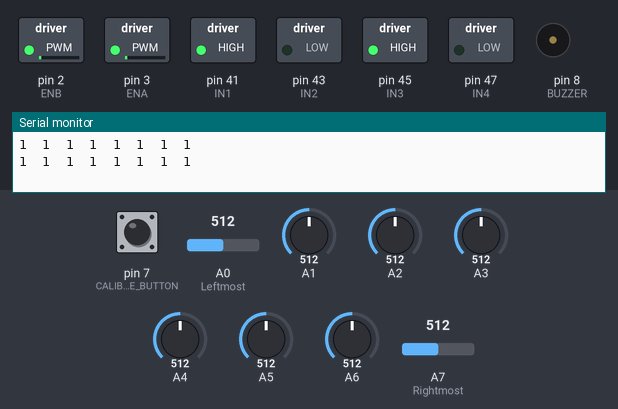
The sketch below on a simulated Arduino Mega 2560, built with avr-gcc and run on an emulated ATmega2560. Parts: switched loads named in the sketch (green lamp = pin HIGH), buzzer (waves = sounding, pin HIGH), the last lines printed to the serial monitor. The test bench sets the inputs (shaded band); at power-on: pin 7 (CALIBRATE_BUTTON) LOW, A0 (Leftmost) = 512, A6 = 512, A7 (Rightmost) = 512, A5 = 512, A1 = 512, A2 = 512, A3 = 512, A4 = 512.

Above: at 1.8 s.
1.9 s: pin 7 (CALIBRATE_BUTTON) pulled HIGH for 1.2 s
At 3.4 s:
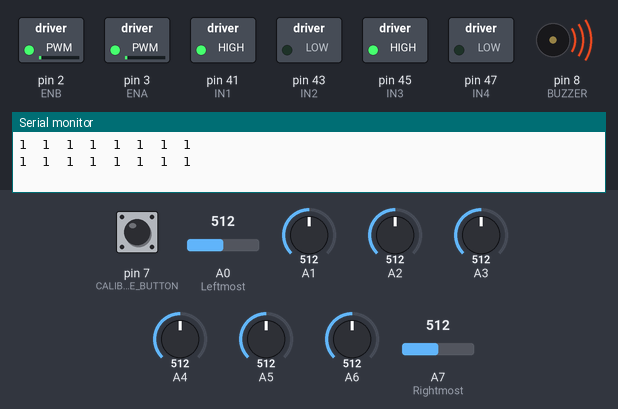
7.2 s: A0 (Leftmost) set to 523
At 8.5 s:
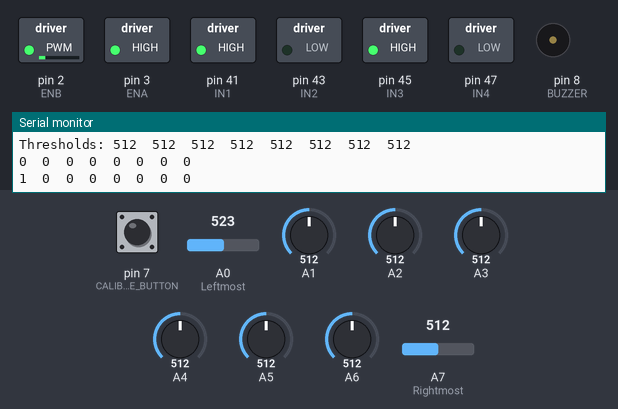
9.5 s: A6 set to 526
At 11.2 s:
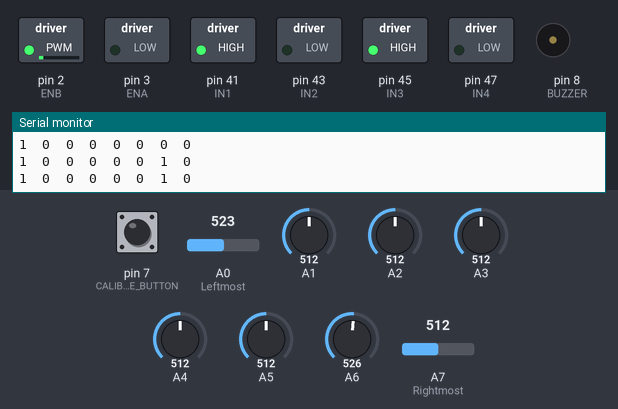
11.5 s: A7 (Rightmost) set to 520
At 13.0 s:
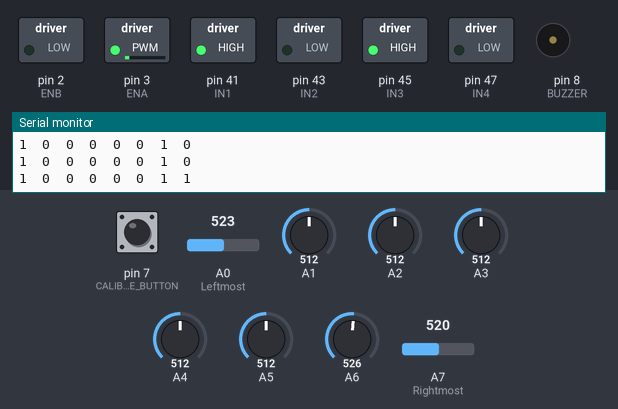
13.5 s: A5 set to 716
At 14.7 s:
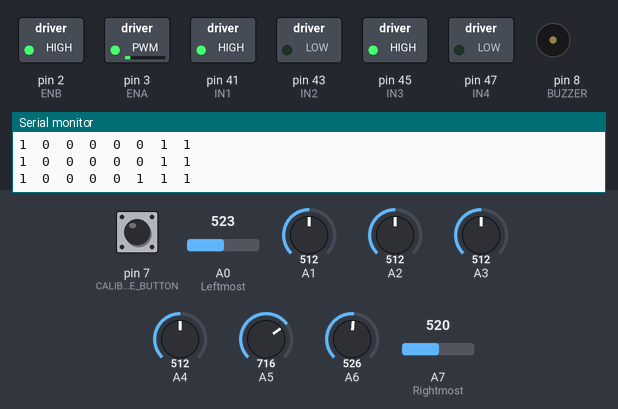
15.5 s: pin 7 (CALIBRATE_BUTTON) pulled HIGH for 1.2 s
At 17.5 s:
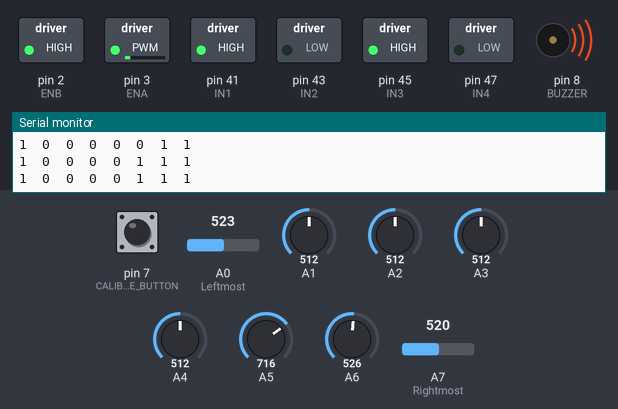
Timing chart, 0 to 21.8 s (numbered marks = the images above; inputs shaded):
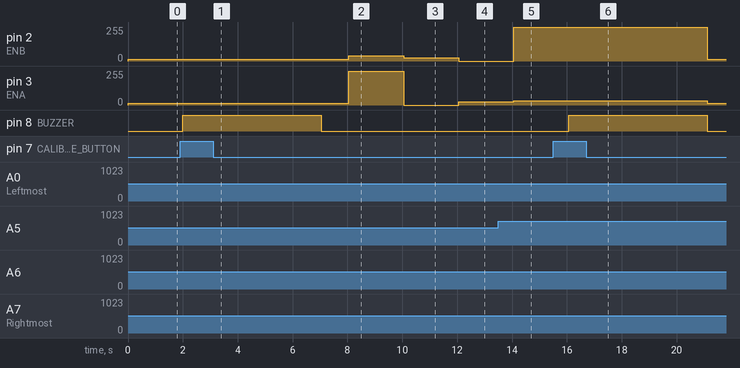

The sketch:

Line_Following_Basic_Approach.ino
```cpp
#include <Arduino.h>

#define IN1 41
#define IN2 43
#define IN3 45
#define IN4 47

#define ENA 3
#define ENB 2

#define BUZZER 8

#define CALIBRATE_BUTTON 7

#define Motor_Right_Forward 41
#define Motor_Right_Backward 43
#define Motor_Left_Forward 45
#define Motor_Left_Backward 47

#define ARRAY_LENGTH 8  // Should be changed accordingly

int BWThresholds[ARRAY_LENGTH] = {380, 380, 380, 380, 380, 380, 380, 380};
bool IRArray[ARRAY_LENGTH] = {0, 0, 0, 0, 0, 0, 0, 0};       // This stores either black or white value of the IR sensors
// int IRArray[ARRAY_LENGTH] = {0};

int prevError = 0;
int integral = 0;

double Kp = 10;
double Ki = 0;
double Kd = 0;

double speed = 20;

// Keep the robot fully on the arena (only black or white colors),
// and calibrate to get the color details of the surface.
void calibrate() {
    short int values[8][50] = {{0}};
    long long int time = millis();
    short int i = 0;

    digitalWrite(BUZZER, HIGH);
    while (millis() - time <= 5000) {   // Calibraiting for 5 seconds
        for (short int j = 0; j < ARRAY_LENGTH; j++) {
            values[j][i] = analogRead(j);
        }
        i++;
        delay(100);
        // Serial.print(values[i - 1]);
        // Serial.print("\t");
    }
    digitalWrite(BUZZER, LOW);
    // Serial.println();


    for (short int j = 0; j < ARRAY_LENGTH; j++) {
        short int currentMin = 1023, currentMax = 0;
        for (short int k = 0; k < 50; k++) {
            if (values[j][k] < currentMin) {
                currentMin = values[j][k];
            }
            if (values[j][k] > currentMax) {
                currentMax = values[j][k];
            }
        }
        BWThresholds[j] = (currentMin + currentMax) / 2;
    }

    // DEBUG CODE
    Serial.print("Thresholds: ");
    for (int p = 0; p < ARRAY_LENGTH; p++) {
        Serial.print(BWThresholds[p]);
        Serial.print("\t");
    }
    Serial.println();
    // DEBIG DONE.
}

void getIRData() {
    for (int i = 0; i < ARRAY_LENGTH; i++) {
        // Might need to change the sign > or <
        IRArray[i] = analogRead(i) > BWThresholds[i];   // true or false
        // IRArray[i] = analogRead(i);
    }
}

// Motor direction control functions
void motorDirection(int motor, int direction){
  // Motor 1 - Right
  //    1 - Forward
  //    2 - Backward
  // Motor 2 - Left
  //    1 - Forward
  //    2 - Backward

  if (motor == 1){
    if (direction == 1){
      digitalWrite(Motor_Right_Forward,1);
      digitalWrite(Motor_Right_Backward,0);
    }else{
      digitalWrite(Motor_Right_Forward,0);
      digitalWrite(Motor_Right_Backward,1);
    }
  }else{
    if (direction == 1){
      digitalWrite(Motor_Left_Forward,1);
      digitalWrite(Motor_Left_Backward,0);
    }else{
      digitalWrite(Motor_Left_Forward,0);
      digitalWrite(Motor_Left_Backward,1);
    }
  }
}

void motorSpeed(double leftSpeed, double rightSpeed) {
    // Might need to swap ENA and ENB
    if (leftSpeed > 255) leftSpeed = 255;
    if (rightSpeed > 255) rightSpeed = 255;

    // 3.3V limit
    double limit = (255 / 5 * 3.3) - 1;
    leftSpeed = map(leftSpeed, 0, 255, 0, limit);
    rightSpeed = map(rightSpeed, 0, 255, 0, limit);

    analogWrite(ENA, leftSpeed);
    analogWrite(ENB, rightSpeed);
}

void setup() {
    Serial.begin(9600);

    pinMode(IN1, OUTPUT);
    pinMode(IN2, OUTPUT);
    pinMode(IN3, OUTPUT);
    pinMode(IN4, OUTPUT);
    pinMode(ENA, OUTPUT);
    pinMode(ENB, OUTPUT);

    // This part is redundant as no need to define A0 - A7 as INPUT.
    pinMode(A0, INPUT);     // Leftmost
    pinMode(A1, INPUT);
    pinMode(A2, INPUT);
    pinMode(A3, INPUT);
    pinMode(A4, INPUT);
    pinMode(A5, INPUT);
    pinMode(A6, INPUT);
    pinMode(A7, INPUT);     // Rightmost

    pinMode(BUZZER, OUTPUT);

    Serial.begin(9600);

    // Initially both motors rotate forward at the same speed.
    motorDirection(1, 1);
    motorDirection(2, 1);
    motorSpeed(speed, speed);
}

void loop() {
    if (digitalRead(CALIBRATE_BUTTON) == HIGH) {
        calibrate();
    }

    getIRData();
    int error = (-4) * IRArray[0] + (-2) * IRArray[1] + (-1) * IRArray[2] + (+1) * IRArray[5] + (+2) * IRArray[6] + (+4) * IRArray[7];
    int derivative = error - prevError;
    prevError = error;
    int integral = integral + error;

    double PID = Kp * error + Ki * integral + Kd * derivative;

    double leftSpeed = speed + PID;
    double rightSpeed = speed - PID;

    motorSpeed(leftSpeed, rightSpeed);

    // DEBUG
    for (int i = 0; i < ARRAY_LENGTH; i++) {
      Serial.print(IRArray[i]);
      Serial.print("\t");
    }
    Serial.println();
    delay(1000);
    // DEBUG DONE.
}
```

Measured:
- the behaviour switches between 512 and 513 on A0 (Leftmost) (found by bisection; images 1 and 2)
- the behaviour switches between 512 and 513 on A6 (found by bisection; images 2 and 3)
- after the input at 1.9 s, pin 8 (BUZZER): LOW → HIGH after 0.10 s, → LOW 5.0 s later
- after the input at 7.2 s, pin 2 (ENB): 13/255 → 39/255 after 0.85 s; pin 3 (ENA): 13/255 → 255/255 after 0.85 s
- after the input at 9.5 s, pin 2 (ENB): 39/255 → 26/255 after 0.56 s; pin 3 (ENA): 255/255 → 0/255 after 0.56 s
- after the input at 11.5 s, pin 2 (ENB): 26/255 → 0/255 after 0.56 s; pin 3 (ENA): 0/255 → 26/255 after 0.56 s
- after the input at 13.5 s, pin 2 (ENB): 0/255 → 255/255 after 0.56 s; pin 3 (ENA): 26/255 → 32/255 after 0.56 s
- after the input at 15.5 s, pin 2 (ENB): 255/255 → 13/255 after 5.6 s; pin 3 (ENA): 32/255 → 13/255 after 5.6 s; pin 8 (BUZZER): LOW → HIGH after 0.57 s, → LOW 5.0 s later
